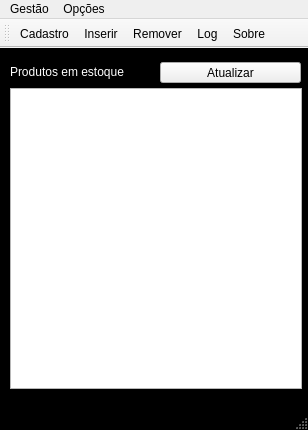
<?xml version="1.0" encoding="UTF-8"?>
<ui version="4.0">
 <class>janela_principal</class>
 <widget class="QMainWindow" name="janela_principal">
  <property name="geometry">
   <rect>
    <x>0</x>
    <y>0</y>
    <width>308</width>
    <height>430</height>
   </rect>
  </property>
  <property name="windowTitle">
   <string>janela_principal</string>
  </property>
  <property name="styleSheet">
   <string notr="true">QMainWindow{
background-color:#000;
}






</string>
  </property>
  <widget class="QWidget" name="centralwidget">
   <widget class="QTableWidget" name="tw_janela_principal">
    <property name="geometry">
     <rect>
      <x>10</x>
      <y>40</y>
      <width>292</width>
      <height>301</height>
     </rect>
    </property>
   </widget>
   <widget class="QLabel" name="label">
    <property name="geometry">
     <rect>
      <x>10</x>
      <y>8</y>
      <width>121</width>
      <height>31</height>
     </rect>
    </property>
    <property name="styleSheet">
     <string notr="true">color:#fff</string>
    </property>
    <property name="text">
     <string>Produtos em estoque</string>
    </property>
   </widget>
   <widget class="QPushButton" name="principal_btn_atualizar">
    <property name="geometry">
     <rect>
      <x>160</x>
      <y>14</y>
      <width>141</width>
      <height>21</height>
     </rect>
    </property>
    <property name="styleSheet">
     <string notr="true"/>
    </property>
    <property name="text">
     <string>Atualizar</string>
    </property>
   </widget>
  </widget>
  <widget class="QMenuBar" name="menubar">
   <property name="geometry">
    <rect>
     <x>0</x>
     <y>0</y>
     <width>308</width>
     <height>20</height>
    </rect>
   </property>
   <widget class="QMenu" name="menuGest_o">
    <property name="title">
     <string>Gestão</string>
    </property>
    <addaction name="actionCadastro"/>
    <addaction name="separator"/>
    <addaction name="actionInserir"/>
    <addaction name="actionRemover"/>
    <addaction name="separator"/>
    <addaction name="actionLog"/>
   </widget>
   <widget class="QMenu" name="menuOp_es">
    <property name="title">
     <string>Opções</string>
    </property>
    <addaction name="actionSair"/>
    <addaction name="separator"/>
    <addaction name="separator"/>
    <addaction name="actionSobre"/>
   </widget>
   <addaction name="menuGest_o"/>
   <addaction name="menuOp_es"/>
  </widget>
  <widget class="QStatusBar" name="statusbar"/>
  <widget class="QToolBar" name="toolBar">
   <property name="windowTitle">
    <string>toolBar</string>
   </property>
   <attribute name="toolBarArea">
    <enum>TopToolBarArea</enum>
   </attribute>
   <attribute name="toolBarBreak">
    <bool>false</bool>
   </attribute>
   <addaction name="actionCadastro"/>
   <addaction name="actionInserir"/>
   <addaction name="actionRemover"/>
   <addaction name="actionLog"/>
   <addaction name="actionSobre"/>
  </widget>
  <action name="actionCadastro">
   <property name="icon">
    <iconset resource="ArquivoDeRecursos.qrc">
     <normaloff>:/icones/icones/cadastro.png</normaloff>:/icones/icones/cadastro.png</iconset>
   </property>
   <property name="text">
    <string>Cadastro</string>
   </property>
  </action>
  <action name="actionInserir">
   <property name="icon">
    <iconset resource="ArquivoDeRecursos.qrc">
     <normaloff>:/icones/icones/mais.png</normaloff>:/icones/icones/mais.png</iconset>
   </property>
   <property name="text">
    <string>Inserir</string>
   </property>
  </action>
  <action name="actionRemover">
   <property name="icon">
    <iconset resource="ArquivoDeRecursos.qrc">
     <normaloff>:/icones/icones/delete.png</normaloff>:/icones/icones/delete.png</iconset>
   </property>
   <property name="text">
    <string>Remover</string>
   </property>
  </action>
  <action name="actionSair">
   <property name="icon">
    <iconset resource="ArquivoDeRecursos.qrc">
     <normaloff>:/icones/icones/sair.png</normaloff>:/icones/icones/sair.png</iconset>
   </property>
   <property name="text">
    <string>Sair</string>
   </property>
  </action>
  <action name="actionSobre">
   <property name="icon">
    <iconset resource="ArquivoDeRecursos.qrc">
     <normaloff>:/icones/icones/sobre.png</normaloff>:/icones/icones/sobre.png</iconset>
   </property>
   <property name="text">
    <string>Sobre</string>
   </property>
  </action>
  <action name="actionLog">
   <property name="icon">
    <iconset resource="ArquivoDeRecursos.qrc">
     <normaloff>:/icones/icones/log-file.png</normaloff>:/icones/icones/log-file.png</iconset>
   </property>
   <property name="text">
    <string>Log</string>
   </property>
  </action>
 </widget>
 <resources>
  <include location="ArquivoDeRecursos.qrc"/>
 </resources>
 <connections/>
</ui>
